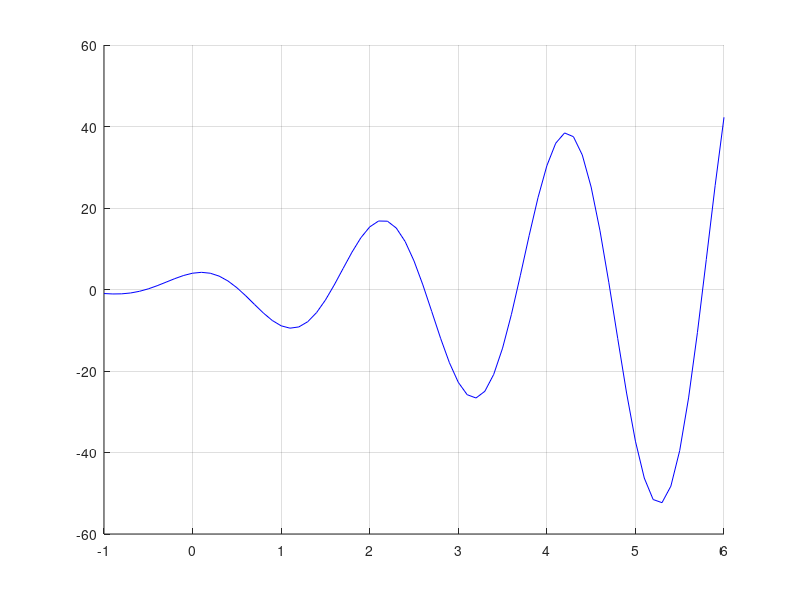

This figure's MATLAB source: (Note: this script raises an error after producing the figure.)
%% SIMPLE GRADIENT DESCENT
%%
%% Martin Helmich <martin.helmich@hs-osnabrueck.de>
%% University of Applied Sciences Osnabrück
%%
%% This work is licensed under the Creative Commons Attribution-ShareAlike 3.0
%% Unported License. To view a copy of this license, visit
%%
%%   http://creativecommons.org/licenses/by-sa/3.0/


%  Add helper functions for this excercise to path.
addpath('02_functions')


%  Define function
function[y,dy] = my_function(x)
	y  = (x + 2).^2 .* cos(3 * x);	
	dy = 2 * (x + 2) .* cos(3 * x) + (x + 2) .^ 2 .* -3 .* sin(3 * x);
end


% Plot function
x = -1:0.1:6;

hold on;
grid on;

plot(x, my_function(x), '-b');

fprintf('Hit any key to continue!\n');
pause();


% Find minima
[x_min, history] = find_minima(@my_function, 4);

fprintf('Found minimum at x=%f!\n', x_min);
plot(history(:,1), history(:,2), '-r');

pause();
